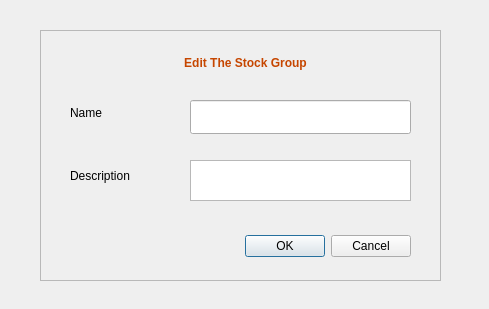
<?xml version="1.0" encoding="UTF-8"?>
<ui version="4.0">
 <class>Dialog</class>
 <widget class="QDialog" name="Dialog">
  <property name="geometry">
   <rect>
    <x>0</x>
    <y>0</y>
    <width>489</width>
    <height>309</height>
   </rect>
  </property>
  <property name="windowTitle">
   <string>Dialog</string>
  </property>
  <widget class="QFrame" name="frame">
   <property name="geometry">
    <rect>
     <x>40</x>
     <y>30</y>
     <width>401</width>
     <height>251</height>
    </rect>
   </property>
   <property name="frameShape">
    <enum>QFrame::StyledPanel</enum>
   </property>
   <property name="frameShadow">
    <enum>QFrame::Raised</enum>
   </property>
   <widget class="QLabel" name="DescLabel">
    <property name="geometry">
     <rect>
      <x>30</x>
      <y>130</y>
      <width>161</width>
      <height>31</height>
     </rect>
    </property>
    <property name="text">
     <string>Description</string>
    </property>
   </widget>
   <widget class="QLabel" name="HeadingLabel">
    <property name="geometry">
     <rect>
      <x>90</x>
      <y>20</y>
      <width>231</width>
      <height>26</height>
     </rect>
    </property>
    <property name="text">
     <string>&lt;html&gt;&lt;head/&gt;&lt;body&gt;&lt;p align=&quot;center&quot;&gt;&lt;span style=&quot; font-weight:600; color:#c64600;&quot;&gt;Edit The Stock Group&lt;/span&gt;&lt;/p&gt;&lt;/body&gt;&lt;/html&gt;</string>
    </property>
   </widget>
   <widget class="QLabel" name="NameLabel">
    <property name="geometry">
     <rect>
      <x>30</x>
      <y>70</y>
      <width>141</width>
      <height>26</height>
     </rect>
    </property>
    <property name="text">
     <string>Name</string>
    </property>
   </widget>
   <widget class="QTextEdit" name="DescText">
    <property name="geometry">
     <rect>
      <x>150</x>
      <y>130</y>
      <width>221</width>
      <height>41</height>
     </rect>
    </property>
   </widget>
   <widget class="QLineEdit" name="NameText">
    <property name="geometry">
     <rect>
      <x>150</x>
      <y>70</y>
      <width>221</width>
      <height>34</height>
     </rect>
    </property>
   </widget>
   <widget class="QDialogButtonBox" name="buttonBox">
    <property name="geometry">
     <rect>
      <x>30</x>
      <y>200</y>
      <width>341</width>
      <height>32</height>
     </rect>
    </property>
    <property name="orientation">
     <enum>Qt::Horizontal</enum>
    </property>
    <property name="standardButtons">
     <set>QDialogButtonBox::Cancel|QDialogButtonBox::Ok</set>
    </property>
   </widget>
  </widget>
 </widget>
 <resources/>
 <connections>
  <connection>
   <sender>buttonBox</sender>
   <signal>accepted()</signal>
   <receiver>Dialog</receiver>
   <slot>accept()</slot>
   <hints>
    <hint type="sourcelabel">
     <x>248</x>
     <y>254</y>
    </hint>
    <hint type="destinationlabel">
     <x>157</x>
     <y>274</y>
    </hint>
   </hints>
  </connection>
  <connection>
   <sender>buttonBox</sender>
   <signal>rejected()</signal>
   <receiver>Dialog</receiver>
   <slot>reject()</slot>
   <hints>
    <hint type="sourcelabel">
     <x>316</x>
     <y>260</y>
    </hint>
    <hint type="destinationlabel">
     <x>286</x>
     <y>274</y>
    </hint>
   </hints>
  </connection>
 </connections>
</ui>
